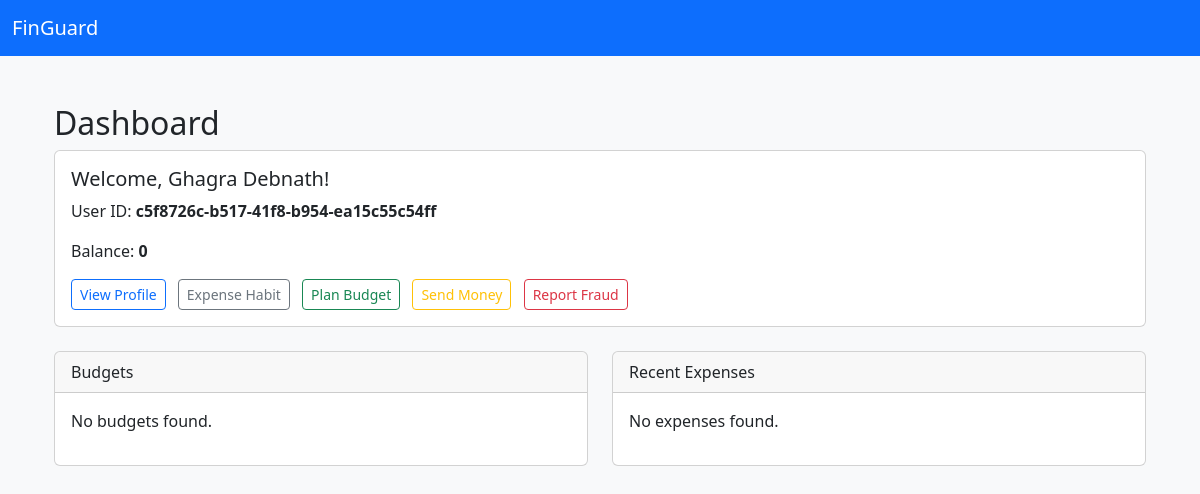
The app's page /dashboard (signed in), older data.
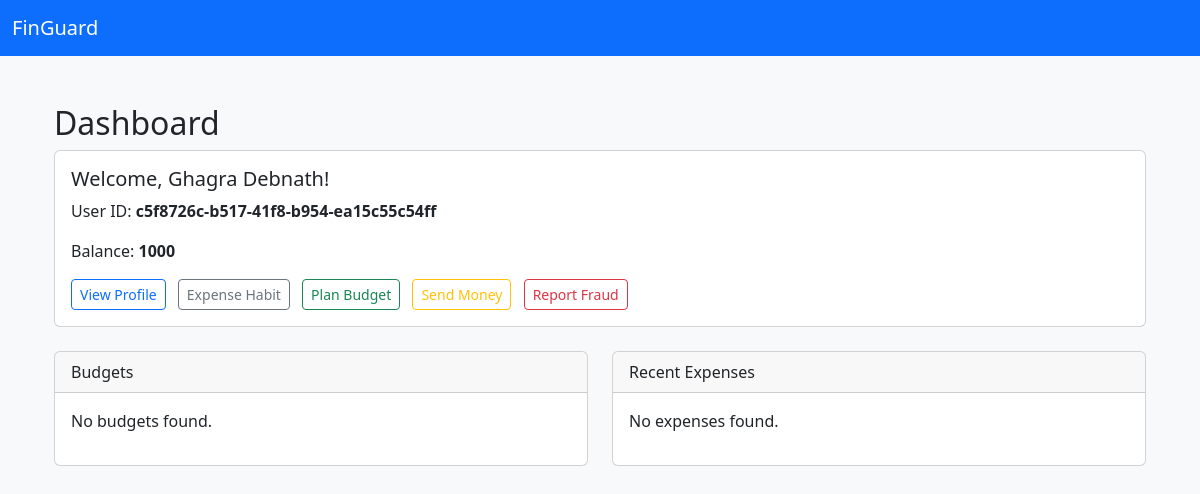
The same page, newer data.
### tables this page shows
CREATE TABLE "users" (
  "id" uuid PRIMARY KEY,
  "first_name" varchar,
  "last_name" varchar,
  "dob" date,
  "age" int,
  "gender" varchar,
  "marital_status" varchar,
  "blood_group" varchar,
  "balance" decimal(10,2),
  "joining_date" date,
  "role_id" uuid
);

### app/routes/user.py (the view)
@user_bp.route('/dashboard', methods=['GET'])
def dashboard():
    user = get_current_user()
    if not user:
        return redirect(url_for('user.login'))
    budgets = get_user_budgets(user['id'])
    expenses = get_recent_expenses(user['id'])
    return render_template('dashboard.html', user=user, budgets=budgets, expenses=expenses)

### app/__init__.py (called while the page is built)
def get_db_connection():
    conn = sqlite3.connect('fin_guard.db')
    conn.row_factory = sqlite3.Row
    return conn

### app/utils/dashboard.py (called while the page is built)
def get_user_budgets(user_id):
    conn = current_app.get_db_connection()
    budgets = conn.execute('SELECT * FROM budgets WHERE user_id = ?', (user_id,)).fetchall()
    conn.close()
    return budgets

def get_recent_expenses(user_id, limit=5):
    conn = current_app.get_db_connection()
    expenses = conn.execute('''
        SELECT t.amount, t.timestamp, t.note, t.location FROM transactions t
        WHERE t.sender_id = ? AND t.type = 'expense'
        ORDER BY t.timestamp DESC LIMIT ?
    ''', (user_id, limit)).fetchall()
    conn.close()
    return expenses

### app/utils/user_utils.py (called while the page is built)
def get_current_user():
    user_id = session.get('user_id')
    conn = current_app.get_db_connection()
    user = None
    if user_id:
        user = conn.execute('SELECT * FROM users WHERE id = ?', (user_id,)).fetchone()
    if not user:
        user = conn.execute('SELECT * FROM users LIMIT 1').fetchone()
    conn.close()
    return user

### app/templates/dashboard.html
{% extends 'base.html' %}
{% block content %}
<div class="container py-4">
    <h2>Dashboard</h2>
    <div class="card mb-4">
        <div class="card-body">
            <h5 class="card-title">Welcome, {{ user.first_name }} {{ user.last_name }}!</h5>
            <p class="card-text">User ID: <strong>{{ user.id }}</strong></p>
            <p class="card-text">Balance: <strong>{{ user.balance }}</strong></p>
            <a href="{{ url_for('user.profile') }}" class="btn btn-outline-primary btn-sm">View Profile</a>
            <a href="{{ url_for('user.expense_habit') }}" class="btn btn-outline-secondary btn-sm ms-2">Expense Habit</a>
            <a href="{{ url_for('budget.plan_budget') }}" class="btn btn-outline-success btn-sm ms-2">Plan Budget</a>
            <a href="{{ url_for('transaction.send_money_route') }}" class="btn btn-outline-warning btn-sm ms-2">Send Money</a>
            <a href="{{ url_for('fraud.report_fraud') }}" class="btn btn-outline-danger btn-sm ms-2">Report Fraud</a>
        </div>
    </div>
    <div class="row">
        <div class="col-md-6">
            <div class="card mb-4">
                <div class="card-header">Budgets</div>
                <div class="card-body">
                    {% if budgets %}
                        <ul class="list-group">
                        {% for budget in budgets %}
                            <li class="list-group-item d-flex justify-content-between align-items-center">
                                {{ budget.name if budget.name else 'N/A' }} ({{ budget.currency if budget.currency else '' }})
                                <span class="badge bg-primary">{{ budget.amount }}</span>
                            </li>
                        {% endfor %}
                        </ul>
                    {% else %}
                        <p>No budgets found.</p>
                    {% endif %}
                </div>
            </div>
        </div>
        <div class="col-md-6">
            <div class="card mb-4">
                <div class="card-header">Recent Expenses</div>
                <div class="card-body">
                    {% if expenses %}
                        <ul class="list-group">
                        {% for exp in expenses %}
                            <li class="list-group-item d-flex justify-content-between align-items-center">
                                {{ exp.note if exp.note else 'Expense' }} ({{ exp.location if exp.location else '' }})
                                <span class="badge bg-danger">{{ exp.amount }}</span>
                            </li>
                        {% endfor %}
                        </ul>
                    {% else %}
                        <p>No expenses found.</p>
                    {% endif %}
                </div>
            </div>
        </div>
    </div>
</div>
{% endblock %}

Row changes from the older to the newer data that the page shows:
changed users "Ghagra": balance "0" → "1000"
